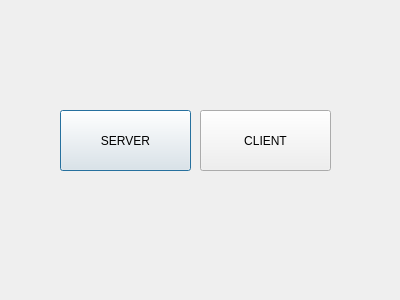
<?xml version="1.0" encoding="UTF-8"?>
<ui version="4.0">
 <class>init_dialog</class>
 <widget class="QDialog" name="init_dialog">
  <property name="geometry">
   <rect>
    <x>0</x>
    <y>0</y>
    <width>400</width>
    <height>300</height>
   </rect>
  </property>
  <property name="windowTitle">
   <string>Dialog</string>
  </property>
  <widget class="QPushButton" name="btn_server">
   <property name="geometry">
    <rect>
     <x>60</x>
     <y>110</y>
     <width>131</width>
     <height>61</height>
    </rect>
   </property>
   <property name="text">
    <string>SERVER</string>
   </property>
  </widget>
  <widget class="QPushButton" name="btn_client">
   <property name="geometry">
    <rect>
     <x>200</x>
     <y>110</y>
     <width>131</width>
     <height>61</height>
    </rect>
   </property>
   <property name="text">
    <string>CLIENT</string>
   </property>
  </widget>
 </widget>
 <resources/>
 <connections/>
</ui>
